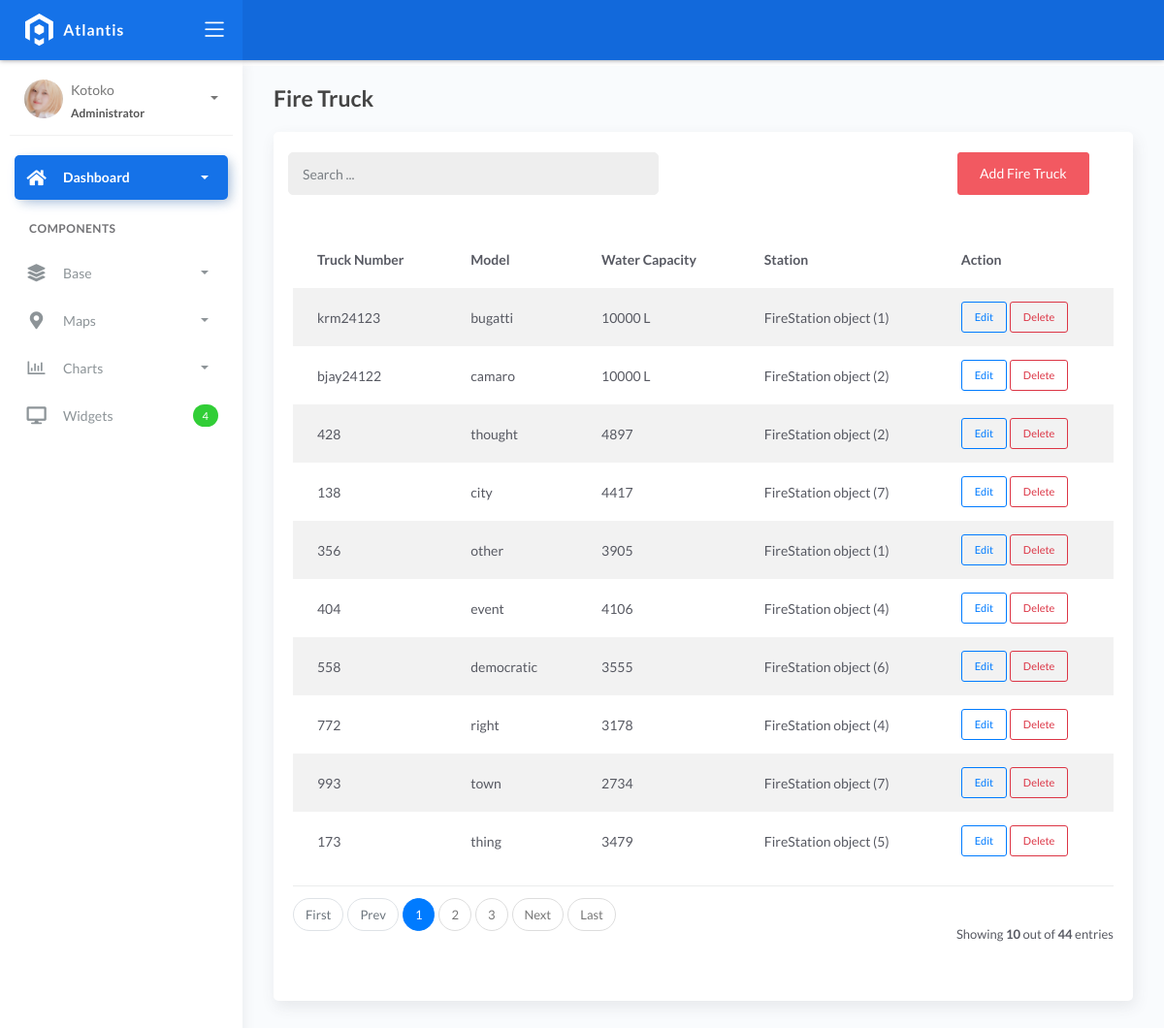
/firetrucks/, run on an earlier commit of the app's database.
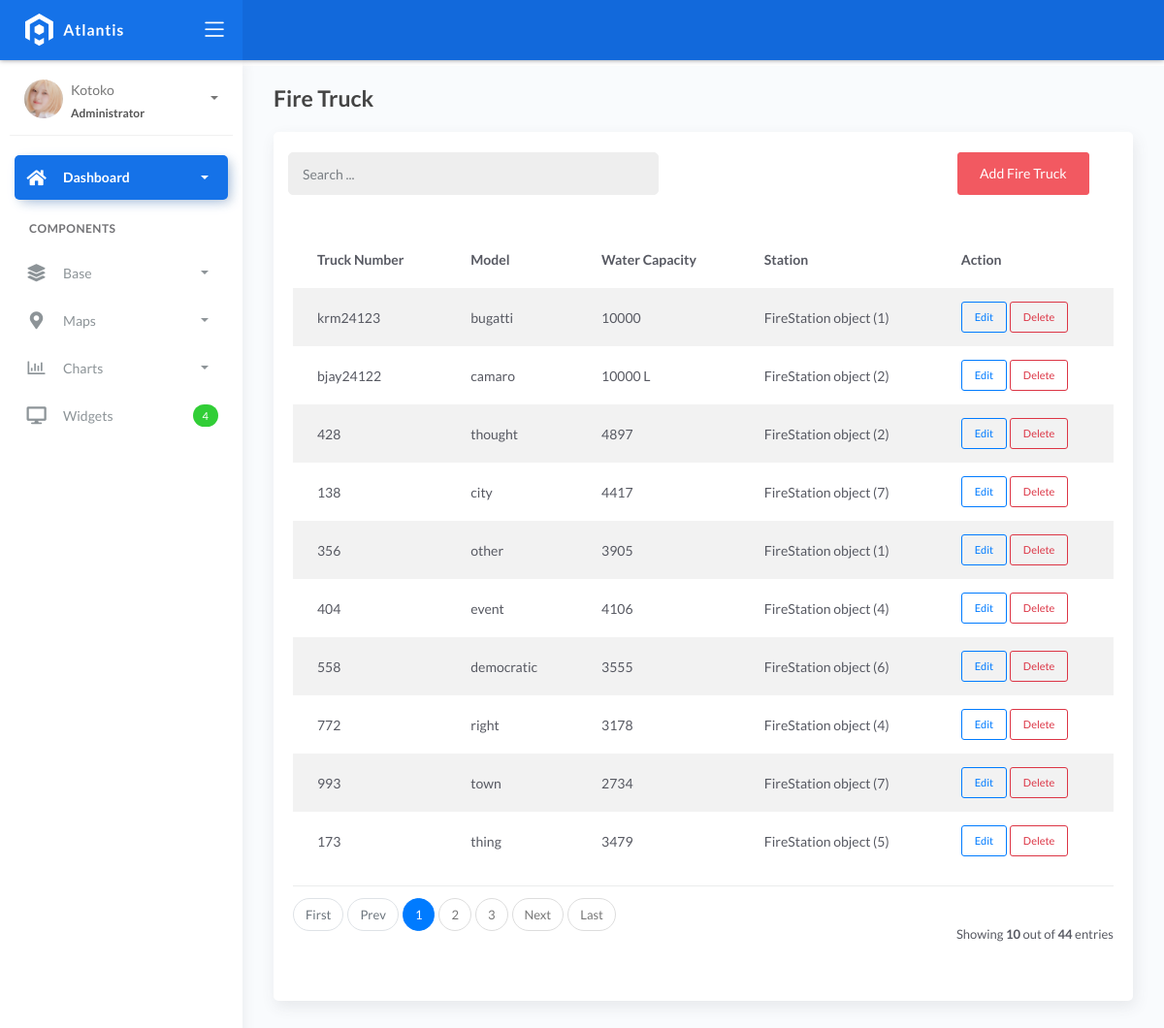
And on a later commit of the database.
### fire/models.py (models this page shows)
class BaseModel(models.Model):
    created_at = models.DateTimeField(auto_now_add=True, db_index=True)
    updated_at = models.DateTimeField(auto_now=True)
    class Meta:
        abstract = True

class FireTruck(BaseModel):
    truck_number = models.CharField(max_length=150)
    model = models.CharField(max_length=150)
    capacity = models.CharField(max_length=150)  # water
    station = models.ForeignKey(FireStation, on_delete=models.CASCADE)

class FireStation(BaseModel):
    name = models.CharField(max_length=150)
    latitude = models.DecimalField(
        max_digits=22, decimal_places=16, null=True, blank=True)
    longitude = models.DecimalField(
        max_digits=22, decimal_places=16, null=True, blank=True)
    address = models.CharField(max_length=150)
    city = models.CharField(max_length=150)  # can be in separate table
    country = models.CharField(max_length=150)  # can be in separate table

### fire/views.py (the view, shortened to what this page needs)
# urls.py: path('firetrucks/', FireTruckList.as_view(), name='firetruck-list'),
class FireTruckList(ListView):
    model = FireTruck
    context_object_name = 'firetruck/firetrucks'
    template_name = 'firetruck/firetruck_list.html'
    paginate_by = 10
    def get_queryset(self, *args, **kwargs):
        qs = super().get_queryset(*args, **kwargs)
        return qs

### templates/firetruck/firetruck_list.html (shortened to what this page needs)
{% extends 'base.html' %} {% load static %} {% block content %}
<div class="content">
  <div class="page-inner">
    <h4 class="page-title">Fire Truck</h4>
    <div class="row">
      <div class="col-md-12">
        <div class="card">
          <br />
          <div class="col-md-12 row">
            <div class="col-md-6">
              <form class="navbar-left navbar-form nav-search mr-md-3" action="{% url 'firetruck-list' %}">
                <div class="input-group">
                  <input type="text" placeholder="Search ..." class="form-control" name="q" />
                  <div class="input-group-append">
                    <span class="input-group-text">
                    </span>
                  </div>
                </div>
              </form>
            </div>
            <div class="col-md-6">
              <div class="pull-right">
                <a href="{% url 'firetruck-add' %}" class="btn btn-danger btn-square">Add Fire Truck</a>
              </div>
            </div>
          </div>
          <div class="card-body">
            <table class="table table-striped mt-3">
              <thead>
                <tr>
                  <th scope="col">Truck Number</th>
                  <th scope="col">Model</th>
                  <th scope="col">Water Capacity</th>
                  <th scope="col">Station</th>
                  <th scope="col">Action</th>
                </tr>
              </thead>
              <tbody>
                {% for object in object_list %}
                <tr>
                  <td>{{ object.truck_number }}</td>
                  <td>{{ object.model }}</td>
                  <td>{{ object.capacity }}</td>
                  <td>{{ object.station }}</td>
                  <td>
                    <a href="{% url 'firetruck-update' object.pk %}" class="btn btn-sm btn-outline-primary">Edit</a>
                    <a href="{% url 'firetruck-delete' object.pk %}" class="btn btn-sm btn-outline-danger">Delete</a>
                  </td>
                </tr>
                {% empty %}
                <tr>
                  <td colspan="7" style="text-align: center">
                    <p class="text-sm font-weight-bold mb-0">No Records Found</p>
                  </td>
                </tr>
                {% endfor %}
              </tbody>
            </table>
            {% include 'includes/pagination.html' %}
          </div>
        </div>
      </div>
    </div>
  </div>
</div>
{% endblock %}

What changed in the data, as far as the page shows it:
changed FireTruck "krm24123": capacity "10000 L" → "10000"
